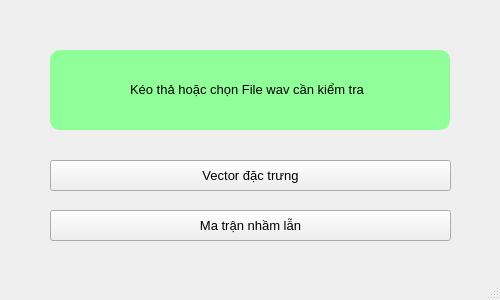
<?xml version="1.0" encoding="UTF-8"?>
<ui version="4.0">
 <class>MainWindow</class>
 <widget class="QMainWindow" name="MainWindow">
  <property name="geometry">
   <rect>
    <x>0</x>
    <y>0</y>
    <width>500</width>
    <height>300</height>
   </rect>
  </property>
  <property name="windowTitle">
   <string>FFT</string>
  </property>
  <property name="styleSheet">
   <string notr="true">QMainWindow{

}</string>
  </property>
  <widget class="QWidget" name="centralwidget">
   <widget class="QFrame" name="frame">
    <property name="geometry">
     <rect>
      <x>50</x>
      <y>50</y>
      <width>400</width>
      <height>80</height>
     </rect>
    </property>
    <property name="cursor">
     <cursorShape>PointingHandCursor</cursorShape>
    </property>
    <property name="styleSheet">
     <string notr="true">QFrame{
	background:rgb(144, 255, 153);
	border-radius:10px;
}</string>
    </property>
    <property name="frameShape">
     <enum>QFrame::StyledPanel</enum>
    </property>
    <property name="frameShadow">
     <enum>QFrame::Raised</enum>
    </property>
    <widget class="QLabel" name="label">
     <property name="geometry">
      <rect>
       <x>20</x>
       <y>15</y>
       <width>55</width>
       <height>51</height>
      </rect>
     </property>
     <property name="text">
      <string/>
     </property>
     <property name="pixmap">
      <pixmap>wav.png</pixmap>
     </property>
    </widget>
    <widget class="QLabel" name="label_2">
     <property name="geometry">
      <rect>
       <x>80</x>
       <y>30</y>
       <width>321</width>
       <height>20</height>
      </rect>
     </property>
     <property name="text">
      <string>&lt;html&gt;&lt;head/&gt;&lt;body&gt;&lt;p&gt;&lt;span style=&quot; font-size:10pt;&quot;&gt;Kéo thả hoặc chọn File wav cần kiểm tra&lt;/span&gt;&lt;/p&gt;&lt;/body&gt;&lt;/html&gt;</string>
     </property>
    </widget>
   </widget>
   <widget class="QPushButton" name="pushButton">
    <property name="geometry">
     <rect>
      <x>50</x>
      <y>160</y>
      <width>401</width>
      <height>31</height>
     </rect>
    </property>
    <property name="font">
     <font>
      <pointsize>10</pointsize>
     </font>
    </property>
    <property name="text">
     <string>Vector đặc trưng</string>
    </property>
   </widget>
   <widget class="QPushButton" name="pushButton_2">
    <property name="geometry">
     <rect>
      <x>50</x>
      <y>210</y>
      <width>401</width>
      <height>31</height>
     </rect>
    </property>
    <property name="font">
     <font>
      <pointsize>10</pointsize>
     </font>
    </property>
    <property name="text">
     <string>Ma trận nhầm lẫn</string>
    </property>
   </widget>
  </widget>
  <widget class="QMenuBar" name="menubar">
   <property name="geometry">
    <rect>
     <x>0</x>
     <y>0</y>
     <width>500</width>
     <height>26</height>
    </rect>
   </property>
  </widget>
  <widget class="QStatusBar" name="statusbar"/>
 </widget>
 <resources/>
 <connections/>
</ui>
